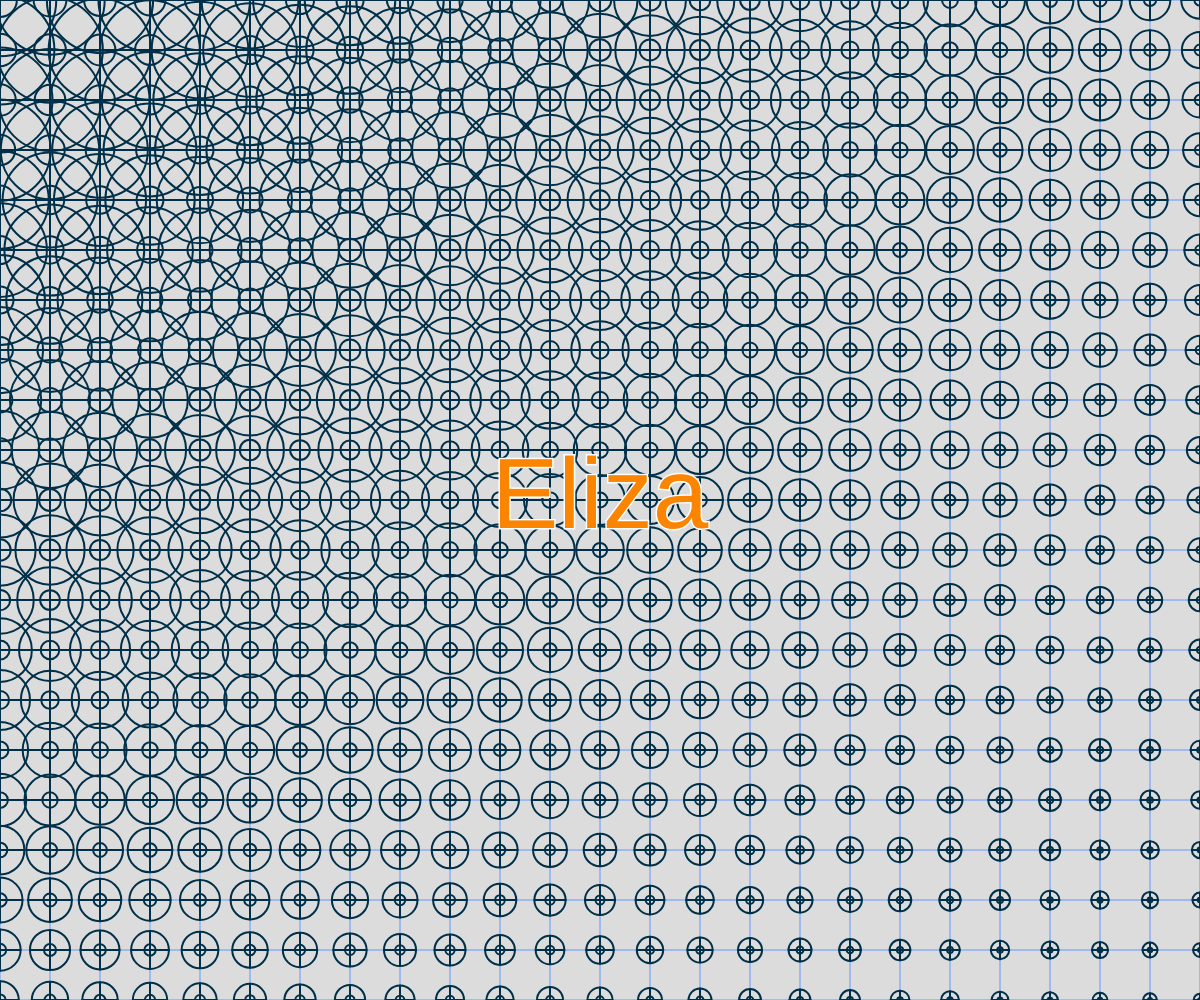
Frame 1 (no input)
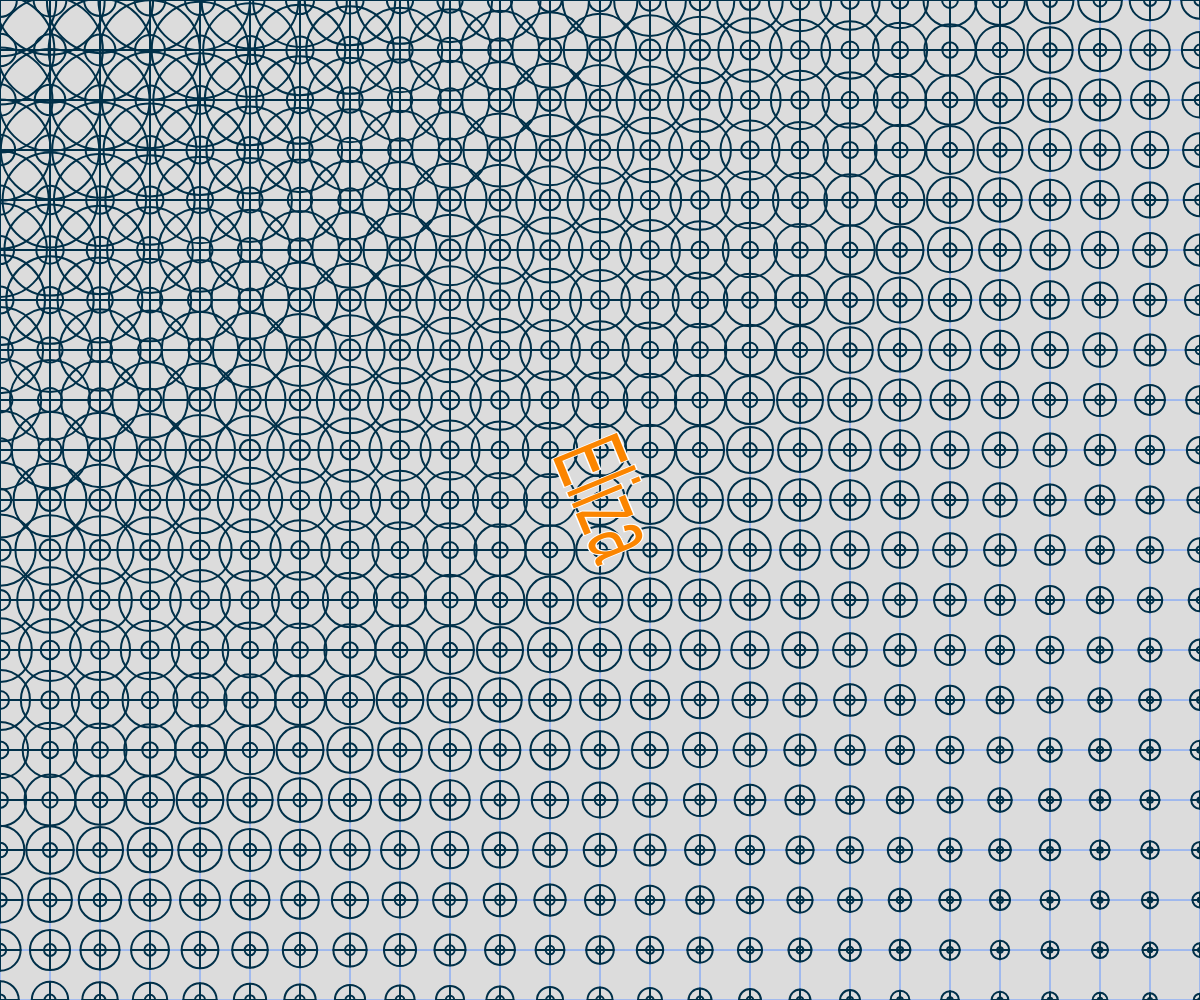
Frame 60 (no input)
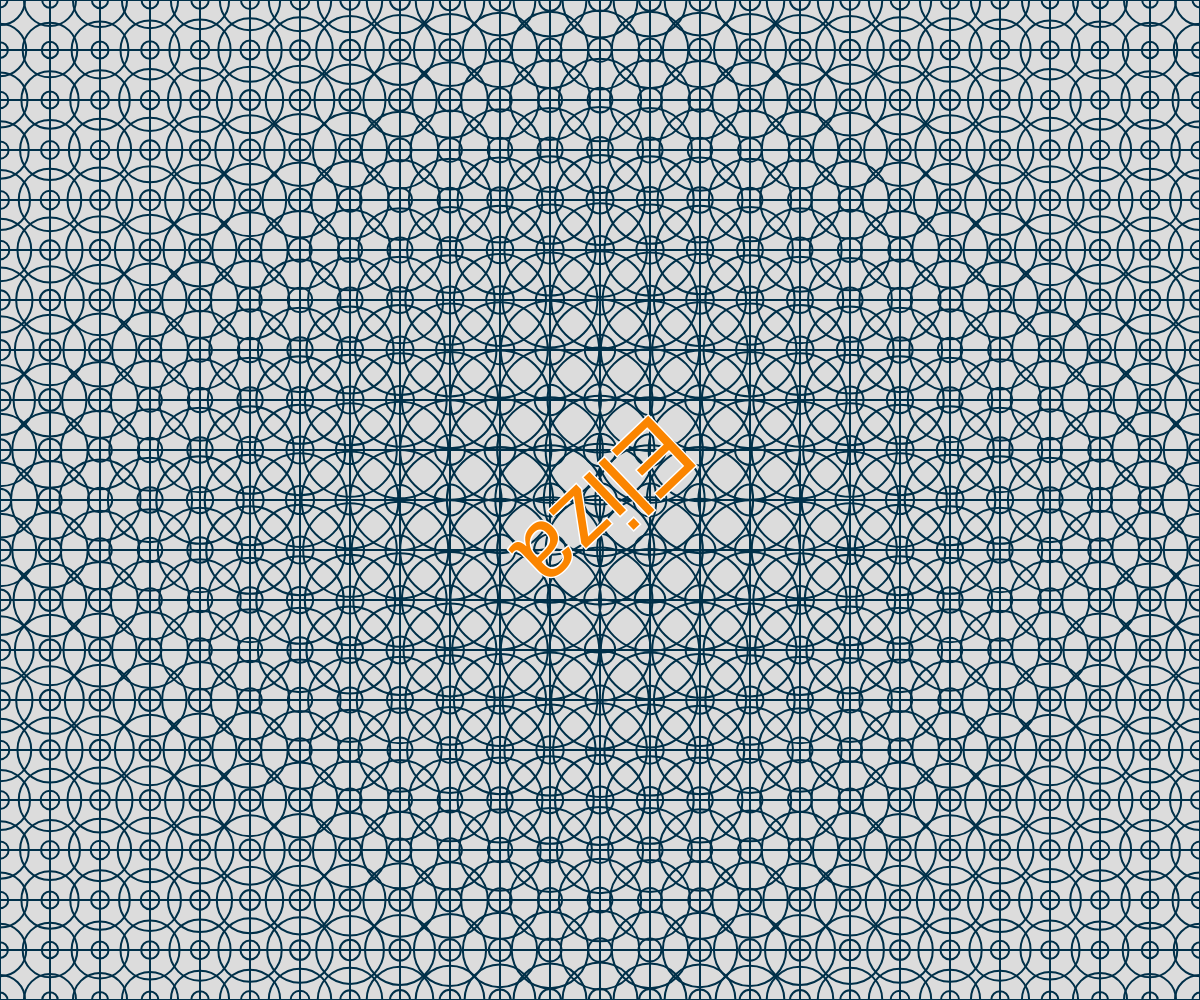
Frame 120 (the mouse pressed at the canvas centre since frame 60)

The p5.js sketch that drew these frames (run headless with seeded random() and noise() and a simulated clock; from frame 60 on, the mouse is pressed at the canvas centre):

// p5.js sketch
// ── sketch.js
let angle = 0;
let circleSize = 50;
let flipX = 1; // 控制文字左右翻轉

function setup() {
  createCanvas(windowWidth, windowHeight);
  textSize(100);
  textAlign(CENTER, CENTER);
  noFill();
}

function draw() {
  background(220);
  
  // 繪製背景網格
  drawGrid();
  
  // 繪製背景圓形圖案
  drawBackground();
  
  // 繪製旋轉和翻轉的文字
  drawAnimatedText();
  
  // 更新動畫參數
  angle += 0.02;
  flipX = sin(angle * 0.5); // 控制文字左右翻轉
}

// 繪製背景網格
function drawGrid() {
  stroke(100, 150, 255);
  strokeWeight(1);
  
  // 繪製垂直線
  for (let x = 0; x <= width; x += circleSize) {
    line(x, 0, x, height);
  }
  
  // 繪製水平線
  for (let y = 0; y <= height; y += circleSize) {
    line(0, y, width, y);
  }
}

// 繪製背景圓形圖案
function drawBackground() {
  strokeWeight(2);
  stroke("#003049");
  
  let spacing = circleSize;
  
  for (let y = 0; y < height + spacing; y += spacing) {
    for (let x = 0; x < width + spacing; x += spacing) {
      // 計算滑鼠距離影響的圓形大小
      let d = dist(mouseX, mouseY, x, y);
      let xEffect = map(abs(x - mouseX), 0, width, 1.5, 0.5);
      let yEffect = map(abs(y - mouseY), 0, height, 1.5, 0.5);
      let sizeMultiplier = xEffect * yEffect;
      
      // 繪製主要圓形圖案
      let size = circleSize * sizeMultiplier;
      circle(x, y, size);
      
      // 繪製裝飾性小圓
      let smallSize = size * 0.3;
      circle(x, y, smallSize);
      
      // 繪製連接線
      line(x - size/2, y, x + size/2, y);
      line(x, y - size/2, x, y + size/2);
    }
  }
}

// 繪製動畫文字
function drawAnimatedText() {
  push();
  translate(width/2, height/2);
  rotate(angle);
  scale(flipX, 1); // 左右翻轉
  
  // 文字樣式
  fill("#fb8500");  // 粉紅色文字
  stroke(255);
  strokeWeight(3);
  
  // 繪製文字
  text("Eliza", 0, 0);
  
  pop();
}
